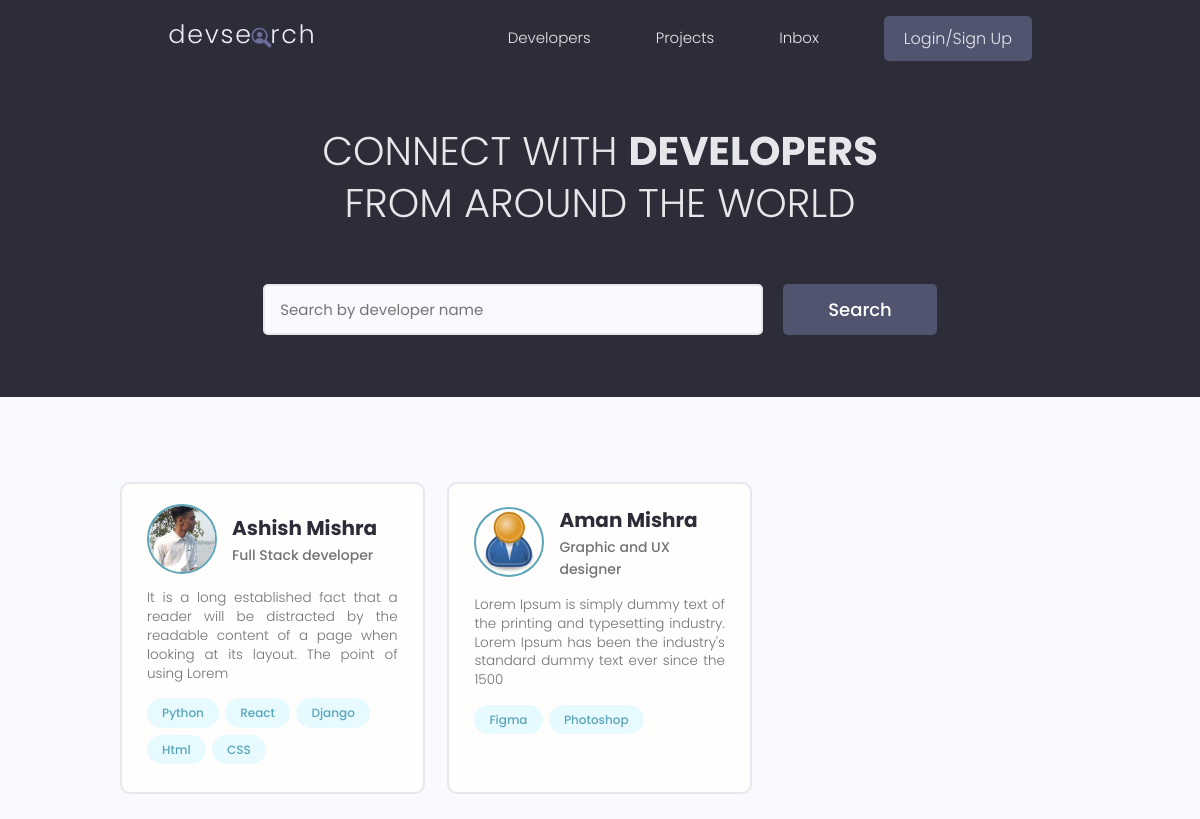
The page / on the database its author committed.
### users/models.py (models this page shows, shortened)
class Profile(models.Model):
    user= models.OneToOneField(User, on_delete=models.CASCADE,null=True,blank=True)
    name = models.CharField(max_length=200,blank= True, null=True)
    email = models.EmailField(max_length=500, blank=True,null=True)
    username=models.CharField(max_length=200,blank= True, null=True)
    location=models.CharField(max_length=200,blank= True, null=True)
    short_intro = models.CharField(max_length=200,blank= True, null=True)
    bio= models.TextField(blank= True, null=True)
    profile_image = models.ImageField(null=True,blank=True,upload_to='profiles/',default="profiles/user-default.png")
    social_github = models.CharField(max_length=200,blank= True, null=True)
    social_linkedin = models.CharField(max_length=200,blank= True, null=True)
    social_twitter = models.CharField(max_length=200,blank= True, null=True)
    social_insta = models.CharField(max_length=200,blank= True, null=True)
    social_website = models.CharField(max_length=200,blank= True, null=True)
    created= models.DateTimeField(auto_now_add=True)
    id= models.UUIDField(default=uuid.uuid4,unique=True,primary_key=True,editable=False)

class Skill(models.Model):
    owner = models.ForeignKey(Profile,on_delete=models.CASCADE,null=True,blank =True)
    name=  models.CharField(max_length=200,blank= True, null=True)
    description = models.TextField(null=True, blank=True)
    created= models.DateTimeField(auto_now_add=True)
    id= models.UUIDField(default=uuid.uuid4,unique=True,primary_key=True,editable=False)
    def __str__(self):
        return str(self.name)

### users/views.py (the view)
# urls.py: path('',views.profiles, name="profiles"),
def profiles(request):
    profiles,search_query=searchProfiles(request)
    custom_range,profiles= paginateProfiles(request,profiles,3)
    context ={'profiles':profiles,'custom_range':custom_range}
    return render(request,'users/profiles.html',context)

### users/utils.py (called while the page is built)
def paginateProfiles(request, profiles, results):
    page= request.GET.get('page')
    paginator=Paginator(profiles,results)
    try:
        profiles = paginator.page(page)
    except PageNotAnInteger:
        page=1
        profiles = paginator.page(page)
    except EmptyPage:
        page= paginator.num_pages
        profiles = paginator.page(page)
    leftIndex=(int(page)-4)
    if leftIndex<1:
        leftIndex=1
    rightIndex= (int(page)+5)
    if rightIndex>paginator.num_pages:
        rightIndex = paginator.num_pages+1
    custom_range = range(leftIndex,rightIndex)
    return custom_range, profiles

def searchProfiles(request):
    search_query= ' '
    if request.GET.get('search_query'):
        search_query = request.GET.get('search_query')
    skills= Skill.objects.filter(name__icontains=search_query)
    profiles = Profile.objects.distinct().filter(Q(name__icontains=search_query) |
    Q(short_intro__icontains=search_query)|
    Q(skill__in=skills)
    )
    return profiles,search_query

### users/templates/users/profiles.html (shortened to what this page needs)
{% extends 'main.html' %}
{%block content%}
  <main class="home">
    <section class="hero-section text-center">
      <div class="container container--narrow">
        <div class="hero-section__box">
          <h2>CONNECT WITH <span>DEVELOPERS</span></h2>
          <h2>FROM AROUND THE WORLD</h2>
        </div>
        <div class="hero-section__search">
          <form id="searchForm"class="form" action="{% url 'profiles' %}" method="get">
            <div class="form__field">
              <input class="input input--text" id="formInput#search" type="text" name="search_query"
                 placeholder="Search by developer name" />
            </div>
            <input class="btn btn--sub btn--lg" type="submit" value="Search" />
          </form>
        </div>
      </div>
    </section>
    <section class="devlist">
      <div class="container">
        <div class="grid grid--three">
            {%for profile in profiles%}
          <div class="column card">
            <div class="dev">
              <a href="{% url 'user-profile' profile.id %}" class="card__body">
                <div class="dev__profile">
                  <img class="avatar avatar--md" src="{{profile.profile_image.url}}" alt="image" />
                  <div class="dev__meta">
                    <h3>{{profile.name}}</h3>
                    <h5>{{profile.short_intro|slice:"50"}}</h5>
                  </div>
                </div>
                <p class="dev__info"> {{profile.bio|slice:"150"}}</p>
                <div class="dev__skills">
                    {%for skill in profile.skill_set.all|slice:"5"%}
                  <span class="tag tag--pill tag--main">
                    <small>{{skill}}</small>
                  </span>
                  {%endfor%}
                </div>
              </a>
            </div>
          </div>
          {%endfor%}
        </div>
      </div>
    </section>
  </main>
{%endblock content%}

### static/styles/app.css (style rules this page uses)
:root { --color-sub: #2d2d39; }
.btn--sub { background-color: var(--color-sub-light); }
.card { border: 2px solid var(--color-light); }
img { width: 100%; }
.hero-section { height: 40vh; display: flex; align-items: center; background-color: var(--color-sub); }
.hero-section__box { margin-bottom: 4rem; }
.hero-section__box > h2, .hero-section__box > h2 > span { font-size: 4rem; color: var(--color-light); line-height: 1.3; text-transform: uppercase; }
.hero-section__box > h2 { font-weight: 300; }
.hero-section__box > h2 > span { font-weight: 700; }
.hero-section__search > .form { display: flex; align-items: center; justify-content: center; gap: 2rem; }
.hero-section__search > .form input.input--text { width: 50rem; }
.devlist { margin-top: 8rem; }
.devlist .grid { align-items: stretch; }
.devlist .dev .dev__profile { display: flex; align-items: center; gap: 1.5rem; }
.devlist .dev .dev__meta h3 { color: var(--color-sub); font-size: 2rem; font-weight: 700; }
.devlist .dev .dev__meta h5 { color: var(--color-text); font-size: 1.4rem; font-weight: 500; }
.devlist .dev .dev__info { margin: 1.5rem 0; font-size: 1.35rem; line-height: 1.4; text-align: justify; }

### static/uikit/styles/modules/_variables.css (style rules this page uses)
:root { --color-main: #5aa5b9; --color-main-light: #e6faff; --color-sub: #3f4156; --color-sub-light: #51546e; --color-sub-lighter: #ededfd; --color-text: #737373; --color-gray: #8b8b8b; --color-light: #e5e7eb; --color-light-gray: #767676; --color-bg: #f8fafd; --color-white: #fffefd; --color-white-light: #f3f3f3; --color-success: #359e64; --color-success-bg: #def8e8; --color-error: #fc4b0b; --color-error-bg: #fff2ee; --font-base: 'Poppins', arial, helvetica, 'Segoe UI', roboto, ubuntu, sans-serif; --font-monospace: 'Fira Code', 'Courier New', courier, monospace; --font-regular: 300; --font-medium: 500; --font-bold: 700; --generic-shadow: 1px 1px 5px #00000010; --generic-transition: all 0.3s ease-in-out; }

### static/uikit/styles/modules/_base.css (style rules this page uses)
* { margin: 0; padding: 0; box-sizing: border-box; text-rendering: optimizeLegibility; color: inherit; font-size: inherit; }
html { font-size: 50%; }
@media only screen and (min-width: 480px) { html { font-size: 56.25%; } }
@media only screen and (min-width: 1200px) { html { font-size: 62.5%; } }
body { line-height: 1.6; font-weight: 400; font-size: 1.5rem; color: var(--color-text); background-color: var(--color-bg); min-height: 100vh; }

### static/uikit/styles/modules/_typography.css (style rules this page uses)
* { font-family: var(--font-base); }
h2 { font-size: 3.6rem; font-weight: var(--font-bold); }
h3 { font-size: 3.2rem; font-weight: var(--font-medium); }
h5 { font-size: 2.4rem; font-weight: var(--font-medium); }
h5, h6 { font-weight: var(--font-regular); }
p, span, strong { font-size: 1.6rem; color: var(--color-text); font-weight: var(--font-regular); }
a { padding-bottom: 2px; text-decoration: none; display: inline-block; color: var(--color-main); font-weight: var(--font-medium); }

### static/uikit/styles/modules/_utilities.css (style rules this page uses)
.container { width: 92%; max-width: 165rem; margin: 0 auto; box-sizing: border-box; }
.container--narrow { width: 92%; max-width: 120rem; }
@media screen and (min-width: 1000px) { .container { width: 90%; } }
@media screen and (min-width: 1000px) { .container--narrow { width: 85%; } }
@media screen and (min-width: 1200px) { .container { width: 80%; } }
@media screen and (min-width: 1200px) { .container--narrow { width: 72%; } }
.text-center { text-align: center; }

### static/uikit/styles/modules/_avatar.css (style rules this page uses)
.avatar { border-radius: 50%; border: 2px solid var(--color-main); object-fit: cover; }
.avatar--md { height: 7rem; width: 7rem; }

### static/uikit/styles/modules/_button.css (style rules this page uses)
.btn { display: inline-block; position: relative; cursor: pointer; background-color: var(--color-light); font-weight: var(--font-medium); color: var(--color-sub); text-decoration: none; padding: 1rem 2rem; border-radius: 0.5rem; border: none; width: -webkit-fit-content; width: -moz-fit-content; width: fit-content; height: -webkit-fit-content; height: -moz-fit-content; height: fit-content; font-size: 1.6rem; outline-width: 0; outline-color: transparent; -webkit-backface-visibility: hidden; backface-visibility: hidden; transition: all 0.3s ease-in-out; }
.btn--sub { background-color: var(--color-sub); color: var(--color-white); }
.btn--lg { font-size: 1.8rem; padding: 1.2rem 4.5rem; }

### static/uikit/styles/modules/_card.css (style rules this page uses)
.card { border-radius: 1rem; background-color: var(--color-white); border: 1.5px solid var(--color-light); width: auto; height: auto; margin-top: 0.5rem; margin-bottom: 0.5rem; overflow: hidden; }
.card__body, .card__header { padding: 2rem 2.5rem; }

### rows shown on the page
Profile: profile_image (picture), name "Ashish Mishra", short_intro "Full Stack developer", bio "It is a long established fact that a reader will be distracted by the readable content of a page when looking at its layout. The point of using Lorem"
Skill: name "Python"
Skill: name "React"
Skill: name "Django"
Skill: name "Html"
Skill: name "CSS"
Profile: profile_image (placeholder picture), name "Aman Mishra", short_intro "Graphic and UX designer", bio "Lorem Ipsum is simply dummy text of the printing and typesetting industry. Lorem Ipsum has been the industry's standard dummy text ever since the 1500"
Skill: name "Figma"
Skill: name "Photoshop"
